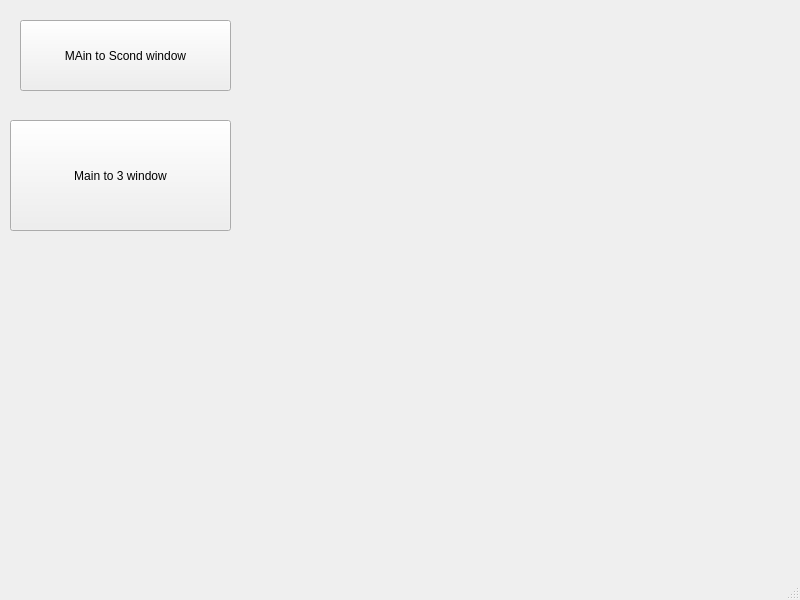
<?xml version="1.0" encoding="UTF-8"?>
<ui version="4.0">
 <class>MainWindow</class>
 <widget class="QMainWindow" name="MainWindow">
  <property name="geometry">
   <rect>
    <x>0</x>
    <y>0</y>
    <width>800</width>
    <height>600</height>
   </rect>
  </property>
  <property name="windowTitle">
   <string>MainWindow</string>
  </property>
  <widget class="QWidget" name="centralwidget">
   <widget class="QPushButton" name="btn_main">
    <property name="geometry">
     <rect>
      <x>20</x>
      <y>20</y>
      <width>211</width>
      <height>71</height>
     </rect>
    </property>
    <property name="text">
     <string>MAin to Scond window</string>
    </property>
   </widget>
   <widget class="QPushButton" name="btn_main2">
    <property name="geometry">
     <rect>
      <x>10</x>
      <y>120</y>
      <width>221</width>
      <height>111</height>
     </rect>
    </property>
    <property name="text">
     <string>Main to 3 window</string>
    </property>
   </widget>
  </widget>
  <widget class="QMenuBar" name="menubar">
   <property name="geometry">
    <rect>
     <x>0</x>
     <y>0</y>
     <width>800</width>
     <height>22</height>
    </rect>
   </property>
  </widget>
  <widget class="QStatusBar" name="statusbar"/>
 </widget>
 <resources/>
 <connections>
  <connection>
   <sender>btn_main</sender>
   <signal>clicked()</signal>
   <receiver>MainWindow</receiver>
   <slot>btn_main_to_second()</slot>
   <hints>
    <hint type="sourcelabel">
     <x>152</x>
     <y>91</y>
    </hint>
    <hint type="destinationlabel">
     <x>256</x>
     <y>438</y>
    </hint>
   </hints>
  </connection>
  <connection>
   <sender>btn_main2</sender>
   <signal>clicked()</signal>
   <receiver>MainWindow</receiver>
   <slot>btn_main_to_3()</slot>
   <hints>
    <hint type="sourcelabel">
     <x>107</x>
     <y>200</y>
    </hint>
    <hint type="destinationlabel">
     <x>123</x>
     <y>503</y>
    </hint>
   </hints>
  </connection>
 </connections>
 <slots>
  <slot>btn_main_to_second()</slot>
  <slot>btn_main_to_3()</slot>
 </slots>
</ui>
